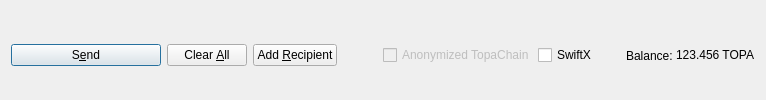
         <widget class="QFrame" name="frame_Send">
          <layout class="QHBoxLayout" name="horizontalLayout">
           <property name="bottomMargin">
            <number>0</number>
           </property>
           <item>
            <widget class="QPushButton" name="sendButton">
             <property name="minimumSize">
              <size>
               <width>150</width>
               <height>0</height>
              </size>
             </property>
             <property name="toolTip">
              <string>Confirm the send action</string>
             </property>
             <property name="text">
              <string>S&amp;end</string>
             </property>
             <property name="autoDefault">
              <bool>false</bool>
             </property>
             <property name="default">
              <bool>true</bool>
             </property>
            </widget>
           </item>
           <item>
            <widget class="QPushButton" name="clearButton">
             <property name="sizePolicy">
              <sizepolicy hsizetype="Minimum" vsizetype="Fixed">
               <horstretch>0</horstretch>
               <verstretch>0</verstretch>
              </sizepolicy>
             </property>
             <property name="toolTip">
              <string>Clear all fields of the form.</string>
             </property>
             <property name="text">
              <string>Clear &amp;All</string>
             </property>
             <property name="autoDefault">
              <bool>false</bool>
             </property>
            </widget>
           </item>
           <item>
            <widget class="QPushButton" name="addButton">
             <property name="toolTip">
              <string>Send to multiple recipients at once</string>
             </property>
             <property name="text">
              <string>Add &amp;Recipient</string>
             </property>
             <property name="autoDefault">
              <bool>false</bool>
             </property>
            </widget>
           </item>
           <item>
            <spacer name="horizontalSpacer">
             <property name="orientation">
              <enum>Qt::Horizontal</enum>
             </property>
             <property name="sizeHint" stdset="0">
              <size>
               <width>40</width>
               <height>20</height>
              </size>
             </property>
            </spacer>
           </item>
           <item>
            <layout class="QHBoxLayout" name="horizontalLayout_2">
             <property name="spacing">
              <number>3</number>
             </property>
             <item>
              <widget class="QCheckBox" name="checkzTOPA">
               <property name="enabled">
                <bool>false</bool>
               </property>
               <property name="text">
                <string>Anonymized TopaChain</string>
               </property>
              </widget>
             </item>
             <item>
              <widget class="QCheckBox" name="checkSwiftTX">
               <property name="enabled">
                <bool>true</bool>
               </property>
               <property name="minimumSize">
                <size>
                 <width>85</width>
                 <height>0</height>
                </size>
               </property>
               <property name="text">
                <string>SwiftX</string>
               </property>
              </widget>
             </item>
             <item>
              <widget class="QLabel" name="labelForBalance">
               <property name="text">
                <string>Balance:</string>
               </property>
              </widget>
             </item>
             <item>
              <widget class="QLabel" name="labelBalance">
               <property name="sizePolicy">
                <sizepolicy hsizetype="Preferred" vsizetype="Fixed">
                 <horstretch>0</horstretch>
                 <verstretch>0</verstretch>
                </sizepolicy>
               </property>
               <property name="cursor">
                <cursorShape>IBeamCursor</cursorShape>
               </property>
               <property name="text">
                <string notr="true">123.456 TOPA</string>
               </property>
               <property name="textInteractionFlags">
                <set>Qt::LinksAccessibleByMouse|Qt::TextSelectableByKeyboard|Qt::TextSelectableByMouse</set>
               </property>
              </widget>
             </item>
            </layout>
           </item>
          </layout>
         </widget>
